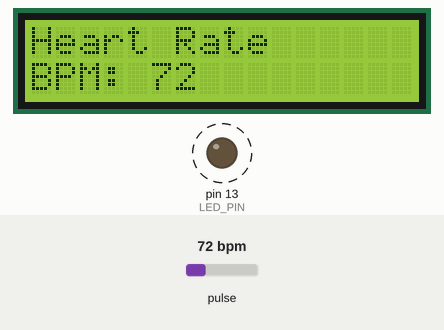
Recording of a sketch running on a simulated Arduino Uno, built with avr-gcc and run on an emulated ATmega328P. Shown: 16×2 character LCD, output pins drawn as LEDs (lit = HIGH). Dashed ring = blinking. The test bench sets the inputs (shaded band); at power-on: pulse 72 bpm. What the sketch prints to the serial monitor is not drawn.

Above: at 1.2 s.
1.3 s: pulse set to 42 bpm
At 2.43 s:
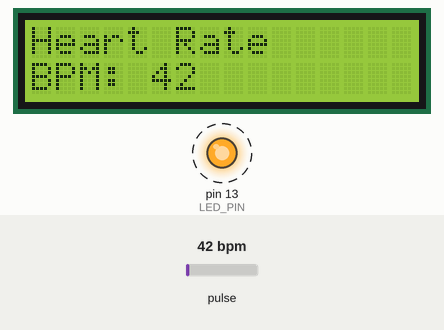
4.3 s: pulse set to 70 bpm
At 5.3 s:
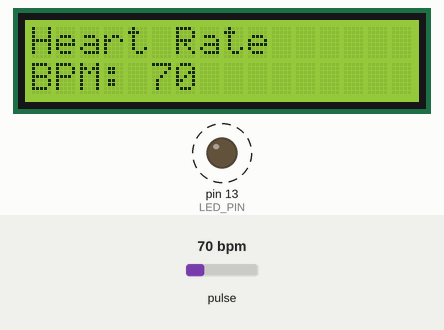
6.1 s: pulse set to 100 bpm
At 6.23 s:
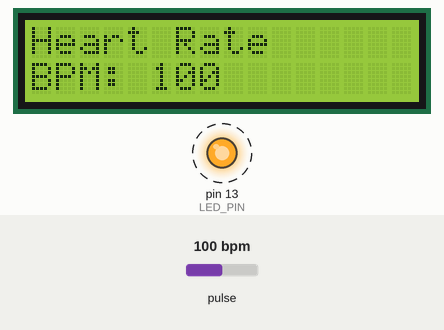
7.6 s: pulse set to 158 bpm
At 7.87 s:
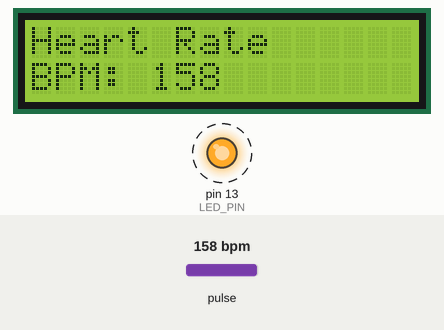
Timing chart, 0 to 10.2 s (numbered marks = the images above; inputs shaded):
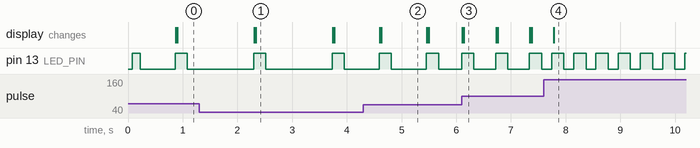

The sketch:

pulse-lcd-exhibition.ino
```cpp
#define USE_ARDUINO_INTERRUPTS true
#include <PulseSensorPlayground.h>
#include <LiquidCrystal_I2C.h>
LiquidCrystal_I2C lcd(0x27, 16, 2); // set the LCD address to 0x27 for a 16 chars and 2 line display
 #include <Wire.h>

// Constants
const int PULSE_SENSOR_PIN = 0;  // Analog PIN where the PulseSensor is connected
const int LED_PIN = 13;          // On-board LED PIN
const int THRESHOLD = 550;       // Threshold for detecting a heartbeat
 int currentBPM;
// Create PulseSensorPlayground object
PulseSensorPlayground pulseSensor;

void setup()
{
  Wire.begin(8);                // join i2c bus with address #8
  Wire.onRequest(requestEvent);
  // Initialize Serial Monitor
  Serial.begin(9600);
  lcd.init();
  lcd.backlight();

  // Configure PulseSensor
  pulseSensor.analogInput(PULSE_SENSOR_PIN);
  pulseSensor.blinkOnPulse(LED_PIN);
  pulseSensor.setThreshold(THRESHOLD);

  // Check if PulseSensor is initialized
  if (pulseSensor.begin())
  {
    Serial.println("PulseSensor object created successfully!");
  }
}

void loop()
{
  lcd.setCursor(0, 0);
  lcd.print("Heart Rate");

  // Get the current Beats Per Minute (BPM)
  int currentBPM = pulseSensor.getBeatsPerMinute();

  // Check if a heartbeat is detected
  if (pulseSensor.sawStartOfBeat())
  {
    Serial.println("♥ A HeartBeat Happened!");
    Serial.print("BPM: ");
    Serial.println(currentBPM);

    lcd.clear();
    lcd.setCursor(0, 1);
    lcd.print("BPM: ");
    lcd.print(currentBPM);
  }

  // Add a small delay to reduce CPU usage
  delay(20);
}
void requestEvent() {
  Wire.write(currentBPM); // respond with message of 6 bytes
  // as expected by master
}
```

Measured:
- after the input at 1.3 s, pin 13 (LED_PIN): alternates HIGH for 0.22 s and LOW for 1.2 s, starting after 1.0 s; the display: first changes after 1.0 s (image 1 shows a later state)
- after the input at 4.3 s, the display: first changes after 0.30 s (image 2 shows a later state)
- after the input at 6.1 s, pin 13 (LED_PIN): alternates HIGH for 0.22 s and LOW for 0.39 s, starting at once; the display: first changes at once (image 3 shows a later state)
- after the input at 7.6 s, pin 13 (LED_PIN): alternates HIGH for 0.22 s and LOW for 0.18 s, starting after 0.14 s; the display: changes after 0.18 s (image 4)
- by itself, pin 13 (LED_PIN): alternates HIGH for 0.19 s and LOW for 0.64 s
- what the display in image 1 shows lasts 1.4 s, from 2.3 s to 3.7 s
- what the display in image 2 shows lasts 0.9 s, from 4.6 s to 5.5 s
